Frame 1 (no input): blank canvas, image omitted
Frame 60 (the mouse pressed at the canvas centre just before this capture): blank canvas, image omitted
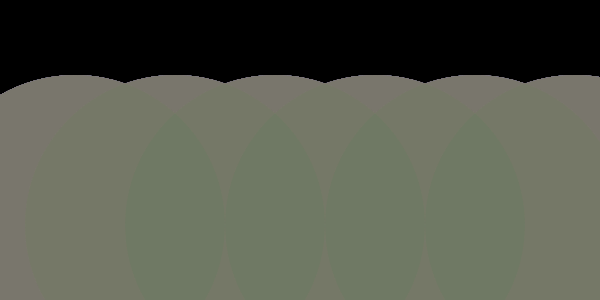
Frame 120 (the mouse held since frame 60 and released just before this capture)

The Processing sketch whose frames 1 and 60 were blank and that drew this single picture after the mouse press (run headless with seeded random() and noise(); from frame 60 on, the mouse is pressed at the canvas centre):

// Processing sketch: processing_55522
// ── processing_55522.pde

//*credit to Lindsey Baker for basic code - http://www.openprocessing.org/visuals/?visualID=51216
//* I (Sol Escalada) used the code as a base to ellaborate and change into my personalized version
//reference: SofÃa Quintana - http://openprocessing.org/sketch/3075//
void setup() {
  size(600,300);
  background(0);
}
 
void draw() {
  smooth();
 noFill();
  noStroke();

//*random function for fill of the ellipses is from Vishal Agrawal's "HW3" - http://www.openprocessing.org/visuals/?visualID=50669
//*sol escalada used the random function, and addedd the rest herself (ellipse, strokeweight, stroke, triangle, fill, smooth)
smooth();
fill(random(0,255), random(0,255), random(0,255),50);
   ellipse(75,225,mouseX,mouseX);
      ellipse(175,225,mouseX,mouseX);
      ellipse(275,225,mouseX,mouseX);
           ellipse(375,225,mouseX,mouseX);
           ellipse(475,225,mouseX,mouseX);
           ellipse(575,225,mouseX,mouseX);
  noStroke();




//*sol escalada used the void functions learnt in the class lecture (clicked & dragged) to change the background colour

}
void mouseClicked() {
  background(mouseX/2,mouseY/2,50,100);
}
void mouseDragged() {
  background(mouseX/2,mouseY/2,50,100);
  
  
}
 
void keyPressed() {
  background(145);
}
